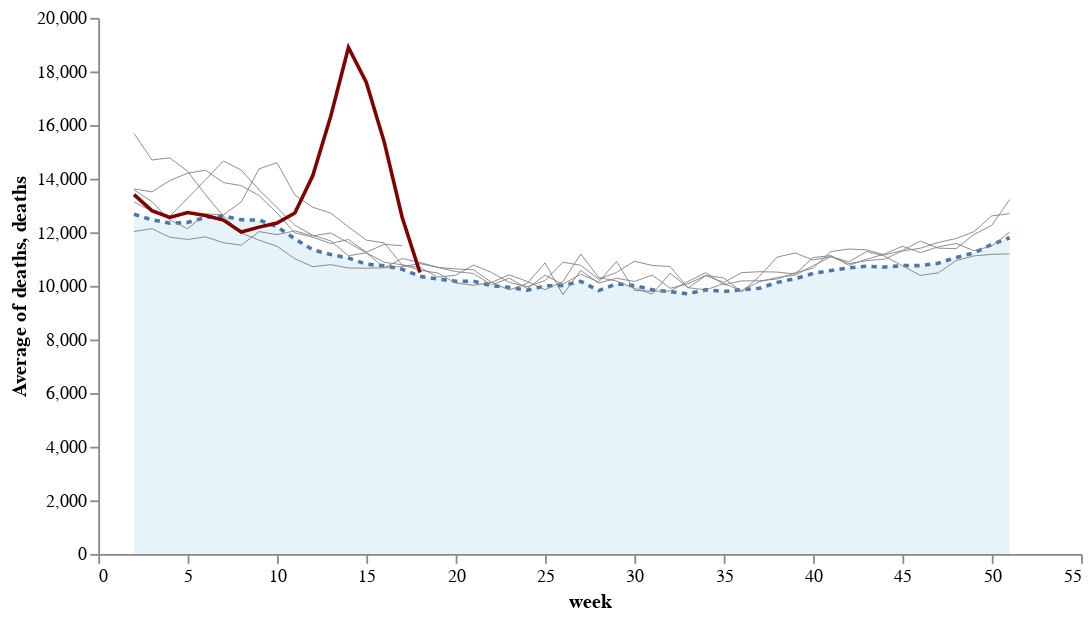

Write notebook code for a chart like this one.
### Markdown cell above
In the latest versions of the charts they started using dashed lines, for that we will use ```strokeDash = alt.value([3,3])```

### Code cell
# collapse
base = alt.Chart(france).encode(
    x='week',
).properties(height=300, width=550)

avg = base.mark_area(fill='lightblue', line=True, strokeDash=[1,2], fillOpacity=0.3).transform_filter("datum.year < 2020").encode(
    y='average(deaths)',
    strokeDash = alt.value([3,3])
)

layer = []
for year in range(2015, 2021):
    l = base.mark_line(color="gray", strokeWidth=0.5).transform_filter(f"datum.year == {year}").encode(y='deaths')
    if year == 2020:
        l = base.mark_line(color='maroon').transform_filter(f"datum.year == {year}").encode(y='deaths')
    layer.append(l)

alt.layer(avg,*layer).configure_view(strokeWidth=0).configure_axis(grid=False)

### Figure 1 — Vega-Lite specification as saved in the notebook (floating-point values rounded to 4 significant figures; data arrays with more than 128 entries replaced by an {"elided": "..."} marker saying what was removed)
{"config": {"view": {"continuousWidth": 400, "continuousHeight": 300, "strokeWidth": 0}, "axis": {"grid": false}}, "layer": [{"mark": {"type": "area", "fill": "lightblue", "fillOpacity": 0.3, "line": true, "strokeDash": [1, 2]}, "encoding": {"strokeDash": {"value": [3, 3]}, "x": {"type": "quantitative", "field": "week"}, "y": {"type": "quantitative", "aggregate": "average", "field": "deaths"}}, "height": 300, "transform": [{"filter": "datum.year < 2020"}], "width": 550}, {"mark": {"type": "line", "color": "gray", "strokeWidth": 0.5}, "encoding": {"x": {"type": "quantitative", "field": "week"}, "y": {"type": "quantitative", "field": "deaths"}}, "height": 300, "transform": [{"filter": "datum.year == 2015"}], "width": 550}, {"mark": {"type": "line", "color": "gray", "strokeWidth": 0.5}, "encoding": {"x": {"type": "quantitative", "field": "week"}, "y": {"type": "quantitative", "field": "deaths"}}, "height": 300, "transform": [{"filter": "datum.year == 2016"}], "width": 550}, {"mark": {"type": "line", "color": "gray", "strokeWidth": 0.5}, "encoding": {"x": {"type": "quantitative", "field": "week"}, "y": {"type": "quantitative", "field": "deaths"}}, "height": 300, "transform": [{"filter": "datum.year == 2017"}], "width": 550}, {"mark": {"type": "line", "color": "gray", "strokeWidth": 0.5}, "encoding": {"x": {"type": "quantitative", "field": "week"}, "y": {"type": "quantitative", "field": "deaths"}}, "height": 300, "transform": [{"filter": "datum.year == 2018"}], "width": 550}, {"mark": {"type": "line", "color": "gray", "strokeWidth": 0.5}, "encoding": {"x": {"type": "quantitative", "field": "week"}, "y": {"type": "quantitative", "field": "deaths"}}, "height": 300, "transform": [{"filter": "datum.year == 2019"}], "width": 550}, {"mark": {"type": "line", "color": "maroon"}, "encoding": {"x": {"type": "quantitative", "field": "week"}, "y": {"type": "quantitative", "field": "deaths"}}, "height": 300, "transform": [{"filter": "datum.year == 2020"}], "width": 550}], "data": {"name": "data-5c863e5f11c36a4196b5efcd6459c12e"}, "$schema": "https://vega.github.io/schema/vega-lite/v4.8.1.json", "datasets": {"data-5c863e5f11c36a4196b5efcd6459c12e": {"elided": "483 records"}}}
